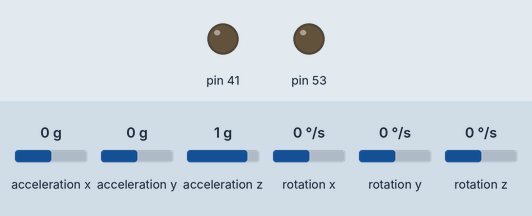
Simulated run of this sketch. Board: Arduino Mega 2560, built with avr-gcc and run on an emulated ATmega2560. On the bench: output pins drawn as LEDs (lit = HIGH). Inputs (shaded band) come from the test bench; at power-on: acceleration x 0 g, acceleration y 0 g, acceleration z 1 g, rotation x 0 °/s, rotation y 0 °/s, rotation z 0 °/s. What the sketch prints to the serial monitor is not drawn.

Above: at 5.6 s.
At 65.6 s:
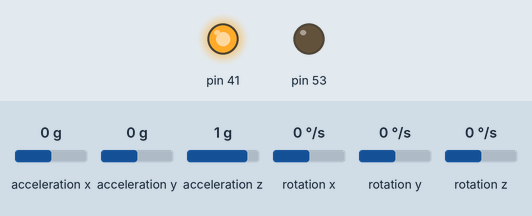
Timing chart, 0 to 67.1 s (numbered marks = the images above):
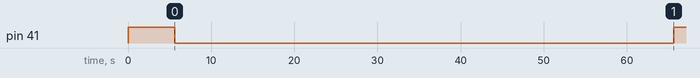

The sketch:

DataLogger_ino.ino
```cpp
#include <Wire.h>
#include <L3G.h>
#include <LSM303.h>
#include <SD.h>

File myFile;

L3G gyro;
LSM303 compass;

double avgRateXY;
double avgRateZY;
double avgRateXZ;
int avgCounter;
long prevTime;

long startTime;
long prevStartTime;
long stopTime;
long absoulteStartTime;

//calibration
int sampleNum = 1000;
double offsetGyroX = 0.0;
double offsetGyroY = 0.0;
double offsetGyroZ = 0.0;

double offsetAccX = 0.0;
double offsetAccY = 0.0;
double offsetAccZ = 0.0;

double noiseGyroX = 0;
double noiseGyroY = 0;
double noiseGyroZ = 0;

double noiseAccX = 0;
double noiseAccY = 0;
double noiseAccZ = 0;

boolean done = false;

const int timeThreshold = 1000;
const double sensitivity = 70;
int counter = 0;

void setup() {
  Serial.begin(115200);
  Wire.begin();

  pinMode(53, OUTPUT);
  pinMode(41, OUTPUT);

  digitalWrite(41, HIGH);

  if (!gyro.init())
  {
    Serial.println("Failed to autodetect gyro type!");
    while (1);
  }

  gyro.enableDefault();
  compass.init();
  compass.enableDefault();

//  if (!SD.begin(53)) {
//    Serial.println("initialization failed!");
//    return;
//  }
  //Serial.println("initialization done.");
 // SD.remove("LINEAR.txt");
  //myFile = SD.open("LINEAR.txt", FILE_WRITE);

    for(int i = 0; i < sampleNum; ++i)
    {
      gyro.read();
      compass.read();

      offsetGyroX += gyro.g.x;
      offsetGyroY += gyro.g.y;
      offsetGyroZ += gyro.g.z;

      offsetAccX += compass.a.x;
      offsetAccY += compass.a.y;
      offsetAccZ += compass.a.z;
    }

    offsetGyroX /= sampleNum;
    offsetGyroY /= sampleNum;
    offsetGyroZ /= sampleNum;

    offsetAccX /= sampleNum;
    offsetAccY /= sampleNum;
    offsetAccZ /= sampleNum;

    for(int i=0; i < sampleNum; i++){

     gyro.read();
     compass.read();

      // Gyro noise

      //noise for X axis
      if((int)gyro.g.x - offsetGyroX > noiseGyroX)
        noiseGyroX = gyro.g.x-offsetGyroX;

      else if((int)gyro.g.x-offsetGyroX < - noiseGyroX)
        noiseGyroX = -gyro.g.x-offsetGyroX;

      //noise for Y axis
      if(gyro.g.y - offsetGyroY > noiseGyroY)
        noiseGyroY = gyro.g.y-offsetGyroY;

      else if(gyro.g.y-offsetGyroY < - noiseGyroY)
        noiseGyroY = -gyro.g.y-offsetGyroY;

      //noise for Z axis
      if((int)gyro.g.z - offsetGyroZ > noiseGyroZ)
        noiseGyroZ = gyro.g.z-offsetGyroZ;

      else if((int)gyro.g.z-offsetGyroZ < - noiseGyroZ)
        noiseGyroZ = -gyro.g.z-offsetGyroZ;


      // Acc noise
      //noise for X axis
      if((int)compass.a.x - offsetAccX > noiseAccX)
        noiseAccX = compass.a.x-offsetAccX;

      else if((int)compass.a.x-offsetAccX < - noiseAccX)
        noiseAccX = -compass.a.x-offsetAccX;

      //noise for Y axis
      if(compass.a.y - offsetAccY > noiseAccY)
        noiseAccY = compass.a.y-offsetAccY;

      else if(compass.a.y-offsetAccY < - noiseAccY)
        noiseAccY = -compass.a.y-offsetAccY;

      //noise for Z axis
      if((int)compass.a.z - offsetAccZ > noiseAccZ)
        noiseAccZ = compass.a.z-offsetAccZ;

      else if((int)compass.a.z-offsetAccZ < - noiseAccZ)
        noiseAccZ = -compass.a.z-offsetAccZ;
    }

    noiseGyroX /= 100;
    noiseGyroY /= 100;
    noiseGyroZ /= 100;

    noiseAccX /= 16000.0;
    noiseAccY /= 16000.0;
    noiseAccZ /= 16000.0;

//    Serial.print("\nDC Offsets: \n");
//    Serial.print(offsetGyroX);
//    Serial.print(", ");
//    Serial.print(offsetGyroY);
//    Serial.print(", ");
//    Serial.print(offsetGyroZ);
//    Serial.print(", ");
//    Serial.print(offsetAccX);
//    Serial.print(", ");
//    Serial.print(offsetAccY);
//    Serial.print(", ");
//    Serial.println(offsetAccZ);
//
//
//    Serial.println("Noise Level: \n");
//    Serial.print(noiseGyroX);
//    Serial.print(", ");
//    Serial.print(noiseGyroY);
//    Serial.print(", ");
//    Serial.print(noiseGyroZ);
//    Serial.print(", ");
//    Serial.print(noiseAccX);
//    Serial.print(", ");
//    Serial.print(noiseAccY);
//    Serial.print(", ");
//    Serial.println(noiseAccZ);

  digitalWrite(41, LOW);
  //Serial.print("Packet number,Gyroscope X (deg/s),Gyroscope Y (deg/s),Gyroscope Z (deg/s),Accelerometer X (g),Accelerometer Y (g),Accelerometer Z (g),Magnetometer X (G),Magnetometer Y (G),Magnetometer Z (G)");
  absoulteStartTime = millis();

  startTime = millis();
  prevStartTime = millis();
  stopTime = millis();
}

void loop() {

  stopTime = millis();

  if(millis() - absoulteStartTime < 60000)
  {
    if(stopTime - startTime > 7)
    {
      startTime = millis();

      gyro.read();
      compass.read();

      double rateX = (gyro.g.x-offsetGyroX)/100.0;

      if (!(rateX >= noiseGyroX || rateX <= -noiseGyroX))
        rateX = 0.0;

      double rateY = (gyro.g.y-offsetGyroY)/100.0;

      if (!(rateY >= noiseGyroY || rateY <= -noiseGyroY))
        rateY = 0.0;

      double rateZ = (gyro.g.z-offsetGyroZ)/100.0;

      if (!(rateZ >= noiseGyroZ || rateZ <= -noiseGyroZ))
        rateZ = 0.0;


      double accX = (compass.a.x )/ 16000.0;

      if (!(accX >= noiseAccX || accX <= -noiseAccX))
        accX = 0.0;

      double accY = (compass.a.y )/ 16000.0;

      if (!(accY >= noiseAccY || accY <= -noiseAccY))
        accY = 0.0;

      double accZ = (compass.a.z )/ 16000.0;

      if (!(accZ >= noiseAccZ || accZ <= -noiseAccZ))
        accZ = 0.0;


      Serial.print(counter);
      Serial.print(",");
      Serial.print(rateX);
      Serial.print(",");
      Serial.print(rateY);
      Serial.print(",");
      Serial.print(rateZ);
      Serial.print(",");
      Serial.print(accX);
      Serial.print(",");
      Serial.print(accY);
      Serial.print(",");
      Serial.print(accZ);
      Serial.print(",");
      Serial.print(compass.m.x / 1055.0);
      Serial.print(",");
      Serial.print(compass.m.y / 1055.0);
      Serial.print(",");
      Serial.println(compass.m.z / 950.0);
      //Serial.println(",");
     // Serial.println(stopTime - prevStartTime);

      prevStartTime = startTime;

      counter+=1;

    }
  }
  else
  {
    if (!done)
    {
      //myFile.close();
      digitalWrite(41, HIGH);
      done = true;
    }
  }


}
```

Measured:
- by itself, pin 41: HIGH → LOW at 5.6 s, → HIGH 60.0 s later
